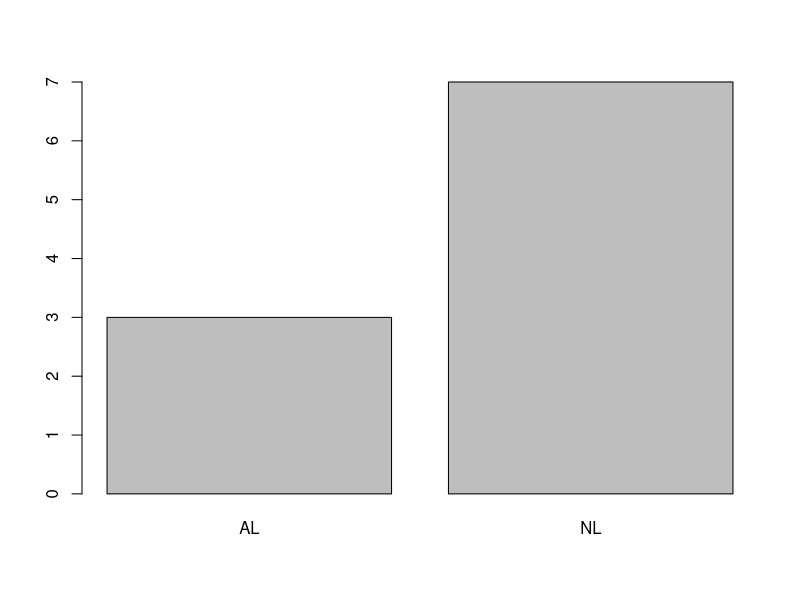
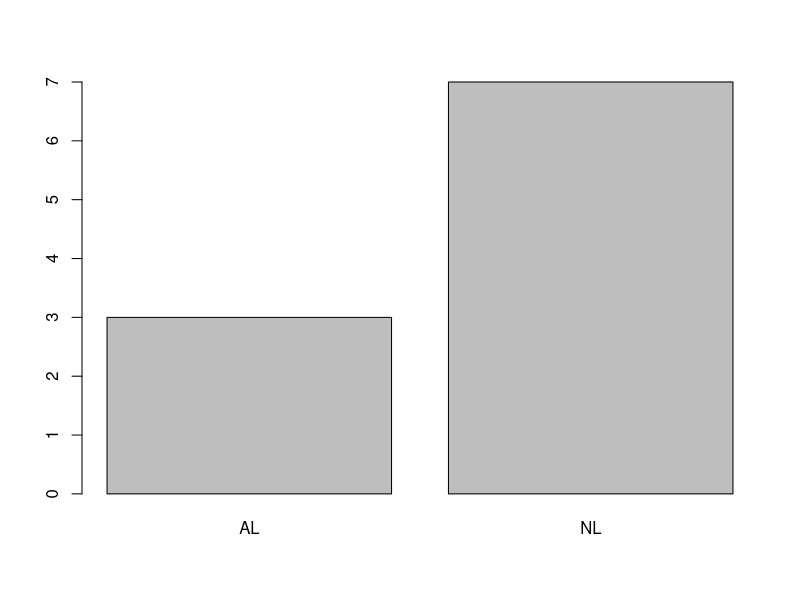

Here is the R script that generated these plots, in order:
# File:     World Series winners_2003_2012
# Project:  Learning RStudio with Fantasy Baseball Stats

#Purpose of this set will be to use characters and matricies to compare and work with WS games data

rm(list = ls()) 
#Clear list, if still populated

NL <- c("FLA","STL","HOU","STL","COL","PHI","PHI","SFG","STL","SFG")
AL <- c("NYY","BOS","CHW","DET","BOS","TBR","NYY","TEX","TEX","DET")
Winner <- c("NL","AL","AL","NL","NL","NL","AL","NL","NL","NL")
N.Games <- c(6,4,4,5,4,5,6,5,7,4)
Year <- 2003:2012

#Created vectors for NL,AL,Winners,Number of games played, and Year.
#Houston Astros moved to the AL in 2013, hence the inclusion into the NL character set.

results <- matrix(c(NL,AL),10,2)
#Matrix created to show matchups over the years

dimnames(results)[[1]] <- Year
dimnames(results)[[2]] <- c("NL Team","AL Team")
results
#Gave dimension names to years and teams for clarity.

table(Winner)
#Tabled data of winner/loser from NL/AL.

barplot(table(Winner))
#Simple barplot of AL/NL winner/loser.

table(NL)
#Tabled data of NL WS representatives. This data is automatically listed alphabetically.

NL2 <- factor(NL, levels=c("FLA","PHI","HOU","STL","COL","SFG"))

str(NL2)

table(NL2)
#Table is now structured in terms of level defined.

World.Series <- list(Winner=Winner, Number.Games=N.Games, Seasons="2003 to 2012")
World.Series[[2]]
World.Series$Number.Games
World.Series["Number.Games"]
#Created a list of numbers of games played in each series with a defined number of games played

N.Games
Winner
table(Winner)
barplot(table(Winner))
by(N.Games,Winner,summary)
#Verifying data and creating a summary table.

#File is sourced later, as a test. Keep this in mind as all the previous data comes up.
